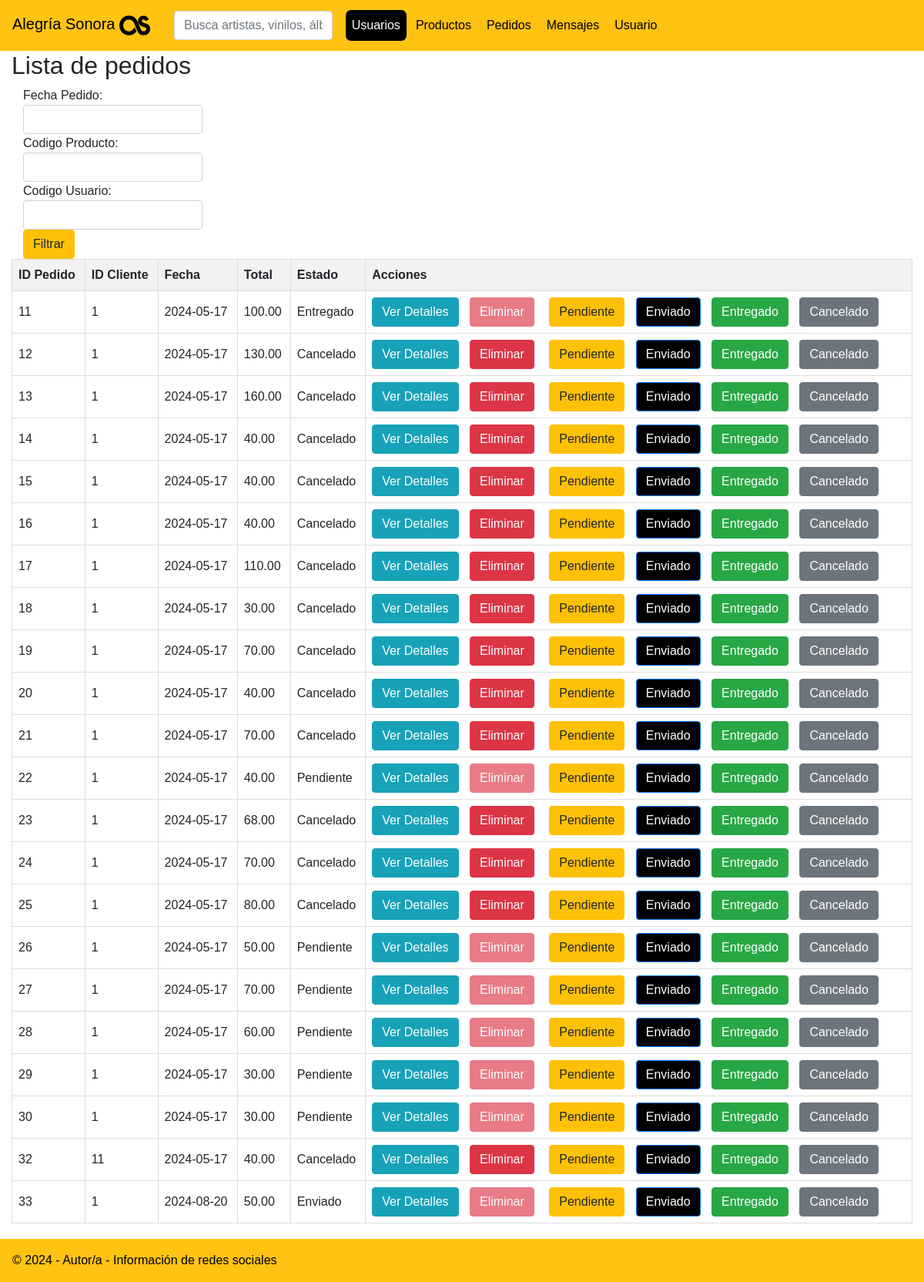
The page /src/main/webapp/admin/pedidos.php (signed in) on the database its author committed.
### tables this page shows
CREATE TABLE `pedidos` (
  `codigo` int(11) NOT NULL AUTO_INCREMENT,
  `persona` int(11) NOT NULL,
  `fecha` date DEFAULT NULL,
  `importe` decimal(8,2) DEFAULT NULL,
  `estado` int(11) DEFAULT NULL,
  PRIMARY KEY (`codigo`),
  KEY `pedidopor` (`persona`),
  KEY `enestado` (`estado`),
  CONSTRAINT `enestado` FOREIGN KEY (`estado`) REFERENCES `estados` (`codigo`),
  CONSTRAINT `pedidopor` FOREIGN KEY (`persona`) REFERENCES `usuarios` (`codigo`)
);

CREATE TABLE `estados` (
  `codigo` int(11) NOT NULL AUTO_INCREMENT,
  `descripcion` varchar(16) DEFAULT NULL,
  PRIMARY KEY (`codigo`)
);

### src/main/webapp/admin/baseDatos.php (called while the page is built, shortened)
<?php
function conectar() {
   $bbdd = mysqli_connect("localhost","root","root","daw");
   return $bbdd;
}
function obtenerPedidos() {
    $bbdd = conectar();
    if($bbdd){
        $consulta = "SELECT * FROM pedidos";
        $resultado = mysqli_query($bbdd,$consulta);
        return $resultado;
    }else{
        echo "error obtenerPedidos";
       }
}
function devolverEstado($codigo){
    $bbdd = conectar();
    $estado = "";
    if($bbdd){
        if($consulta = mysqli_prepare($bbdd,"SELECT descripcion FROM estados WHERE codigo=?")){
            mysqli_stmt_bind_param($consulta,"i",$codigo);
            if(mysqli_stmt_execute($consulta)){
                $resultado = mysqli_stmt_get_result($consulta);
                if($fila = mysqli_fetch_row($resultado)){
                    $estado = $fila[0];
                } else {
                    echo "No se encontró ningún estado para el código proporcionado.";
                }
            } else {
                echo "Error al ejecutar la consulta: " . mysqli_error($bbdd);
            }
        } else {
            echo "Error al preparar la consulta: " . mysqli_error($bbdd);
        }
    } else {
        echo "Error al conectar a la base de datos.";
    }
    return $estado;
}
?>

### src/main/webapp/admin/pedidos.php (the view, shortened to what this page needs)
<!DOCTYPE html>
<html lang="en">
<head>
    <link rel="stylesheet" href="https://stackpath.bootstrapcdn.com/bootstrap/4.1.3/css/bootstrap.min.css"
>
    <link rel="stylesheet" href="https://cdnjs.cloudflare.com/ajax/libs/font-awesome/6.5.1/css/all.min.css"
>
    <link rel="stylesheet" type="text/css" href="./css/styleUsuarios.css">
</head>
<body>
<?php session_start();
 require_once('baseDatos.php');
 if (isset($_SESSION['userid'])) {
?>
    <mi-menu></mi-menu>
    <div class="container col">
        <h2>Lista de pedidos</h2>
        <form class="col-sm-2 form-inline" method="post" action="pedidos.php">
            <label for="fecha">Fecha Pedido:</label><input type="text" name="fecha" class="form-control">
            <label for="codigo">Codigo Producto:</label><input type="text" name="codigo" class="form-control">
            <label for="codigo">Codigo Usuario:</label><input type="text" name="usuario" class="form-control">
            <button type="submit" class="btn btn-warning">Filtrar</button>
        </form>
        <table>
            <thead>
                <tr>
                    <th>ID Pedido</th>
                    <th>ID Cliente</th>
                    <th>Fecha</th>
                    <th>Total</th>
                    <th>Estado</th>
                    <th>Acciones</th>
                </tr>
            </thead>
            <tbody>
            <?php
            if (isset($_POST['fecha']) && !empty($_POST['fecha'])) {
                $resultados = filtrarFecha($_POST['fecha']);
            } else {
                if (isset($_POST['codigo']) && !empty($_POST['codigo'])) {
                    $resultados = filtrarPedidosPorProducto($_POST['codigo']);
                } else{
                    if(isset($_POST['usuario']) && !empty($_POST['usuario'])){
                    $resultados = filtrarPedidosPorUsuario($_POST['usuario']);
                    }else{
                        $resultados = obtenerPedidos();
                    }
                }
            }
   while ($fila = mysqli_fetch_row($resultados)) {
   ?>
                    <tr>
                        <td><?php echo $fila[0];?></td>
                        <td><?php echo $fila[1];?></td>
                        <td><?php echo $fila[2];?></td>
                        <td><?php echo $fila[3];?></td>
                        <td><?php echo devolverEstado($fila[4]);?></td>
                        <td>
                            <button class="btn btn-info" data-toggle="modal" data-target="#modalProductos<?php echo $fila[0]; ?>" >Ver Detalles</button>
                            <?php
                                if($fila[4] == 4){
                            ?>
                            <form method="post" action="borrarPedidoCancelado.php" style="display: inline;">
                                <button class="btn btn-danger" name="elim">Eliminar</button>
                            </form>
                            <?php
                                }else{
                            ?>
                            <button class="btn btn-danger" disabled>Eliminar</button>
                            <?php
                                }
                            ?>
                            <form method="post" action="modificarEstado.php" class="inline-form">
                                <button type="submit" name="estado" value="1" class="btn btn-warning">Pendiente</button>
                                <button type="submit" name="estado" value="2" class="btn btn-primary">Enviado</button>
                                <button type="submit" name="estado" value="3" class="btn btn-success">Entregado</button>
                                <button type="submit" name="estado" value="4" class="btn btn-secondary">Cancelado</button>
                            </form>
                        </td>
                    </tr>
                    <?php
   }
   ?>
            </tbody>
        </table>
    </div>
    <mi-pie></mi-pie>
    <?php
} else {
  header('Location: ../indexAdmin.php');
}
?>
</body>
</html>

### src/main/webapp/admin/css/styleUsuarios.css (style rules this page uses)
body { font-family: Arial, sans-serif; }
table { width: 100%; border-collapse: collapse; margin-bottom: 20px; }
th, td { border: 1px solid #ddd; padding: 8px; text-align: left; }
th { background-color: #f2f2f2; }
button { margin-right: 10px; }
.btn-primary { background-color: black !important; }

### src/main/webapp/admin/pedidos.php (style rules this page uses)
.inline-form { display: inline-block; margin: 0; }
.inline-form button { margin: 0 5px; }

### rows shown on the page
pedidos: codigo "11", persona "1", fecha "2024-05-17", importe "100.00", estado.descripcion "Entregado", shows "Eliminar"
pedidos: codigo "12", persona "1", fecha "2024-05-17", importe "130.00", estado.descripcion "Cancelado"
pedidos: codigo "13", persona "1", fecha "2024-05-17", importe "160.00", estado.descripcion "Cancelado"
pedidos: codigo "14", persona "1", fecha "2024-05-17", importe "40.00", estado.descripcion "Cancelado"
pedidos: codigo "15", persona "1", fecha "2024-05-17", importe "40.00", estado.descripcion "Cancelado"
pedidos: codigo "16", persona "1", fecha "2024-05-17", importe "40.00", estado.descripcion "Cancelado"
pedidos: codigo "17", persona "1", fecha "2024-05-17", importe "110.00", estado.descripcion "Cancelado"
pedidos: codigo "18", persona "1", fecha "2024-05-17", importe "30.00", estado.descripcion "Cancelado"
pedidos: codigo "19", persona "1", fecha "2024-05-17", importe "70.00", estado.descripcion "Cancelado"
pedidos: codigo "20", persona "1", fecha "2024-05-17", importe "40.00", estado.descripcion "Cancelado"
pedidos: codigo "21", persona "1", fecha "2024-05-17", importe "70.00", estado.descripcion "Cancelado"
pedidos: codigo "22", persona "1", fecha "2024-05-17", importe "40.00", estado.descripcion "Pendiente", shows "Eliminar"
pedidos: codigo "23", persona "1", fecha "2024-05-17", importe "68.00", estado.descripcion "Cancelado"
pedidos: codigo "24", persona "1", fecha "2024-05-17", importe "70.00", estado.descripcion "Cancelado"
pedidos: codigo "25", persona "1", fecha "2024-05-17", importe "80.00", estado.descripcion "Cancelado"
pedidos: codigo "26", persona "1", fecha "2024-05-17", importe "50.00", estado.descripcion "Pendiente", shows "Eliminar"
pedidos: codigo "27", persona "1", fecha "2024-05-17", importe "70.00", estado.descripcion "Pendiente", shows "Eliminar"
pedidos: codigo "28", persona "1", fecha "2024-05-17", importe "60.00", estado.descripcion "Pendiente", shows "Eliminar"
pedidos: codigo "29", persona "1", fecha "2024-05-17", importe "30.00", estado.descripcion "Pendiente", shows "Eliminar"
pedidos: codigo "30", persona "1", fecha "2024-05-17", importe "30.00", estado.descripcion "Pendiente", shows "Eliminar"
pedidos: codigo "32", persona "11", fecha "2024-05-17", importe "40.00", estado.descripcion "Cancelado"
pedidos: codigo "33", persona "1", fecha "2024-08-20", importe "50.00", estado.descripcion "Enviado", shows "Eliminar"
